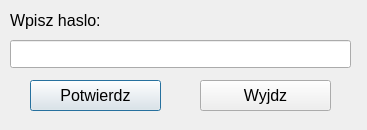
<?xml version="1.0" encoding="UTF-8"?>
<ui version="4.0">
 <class>Get_Password</class>
 <widget class="QDialog" name="Get_Password">
  <property name="geometry">
   <rect>
    <x>0</x>
    <y>0</y>
    <width>367</width>
    <height>130</height>
   </rect>
  </property>
  <property name="windowTitle">
   <string>Dialog</string>
  </property>
  <widget class="QLabel" name="label">
   <property name="geometry">
    <rect>
     <x>10</x>
     <y>10</y>
     <width>121</width>
     <height>21</height>
    </rect>
   </property>
   <property name="font">
    <font>
     <pointsize>12</pointsize>
    </font>
   </property>
   <property name="text">
    <string>Wpisz haslo:</string>
   </property>
  </widget>
  <widget class="QPushButton" name="pushButton">
   <property name="geometry">
    <rect>
     <x>30</x>
     <y>80</y>
     <width>131</width>
     <height>31</height>
    </rect>
   </property>
   <property name="font">
    <font>
     <pointsize>12</pointsize>
    </font>
   </property>
   <property name="text">
    <string>Potwierdz</string>
   </property>
  </widget>
  <widget class="QLineEdit" name="lineEdit">
   <property name="geometry">
    <rect>
     <x>10</x>
     <y>40</y>
     <width>341</width>
     <height>28</height>
    </rect>
   </property>
   <property name="font">
    <font>
     <pointsize>12</pointsize>
    </font>
   </property>
  </widget>
  <widget class="QPushButton" name="pushButton_2">
   <property name="geometry">
    <rect>
     <x>200</x>
     <y>80</y>
     <width>131</width>
     <height>31</height>
    </rect>
   </property>
   <property name="font">
    <font>
     <pointsize>12</pointsize>
    </font>
   </property>
   <property name="text">
    <string>Wyjdz</string>
   </property>
  </widget>
 </widget>
 <tabstops>
  <tabstop>lineEdit</tabstop>
  <tabstop>pushButton</tabstop>
  <tabstop>pushButton_2</tabstop>
 </tabstops>
 <resources/>
 <connections/>
</ui>
